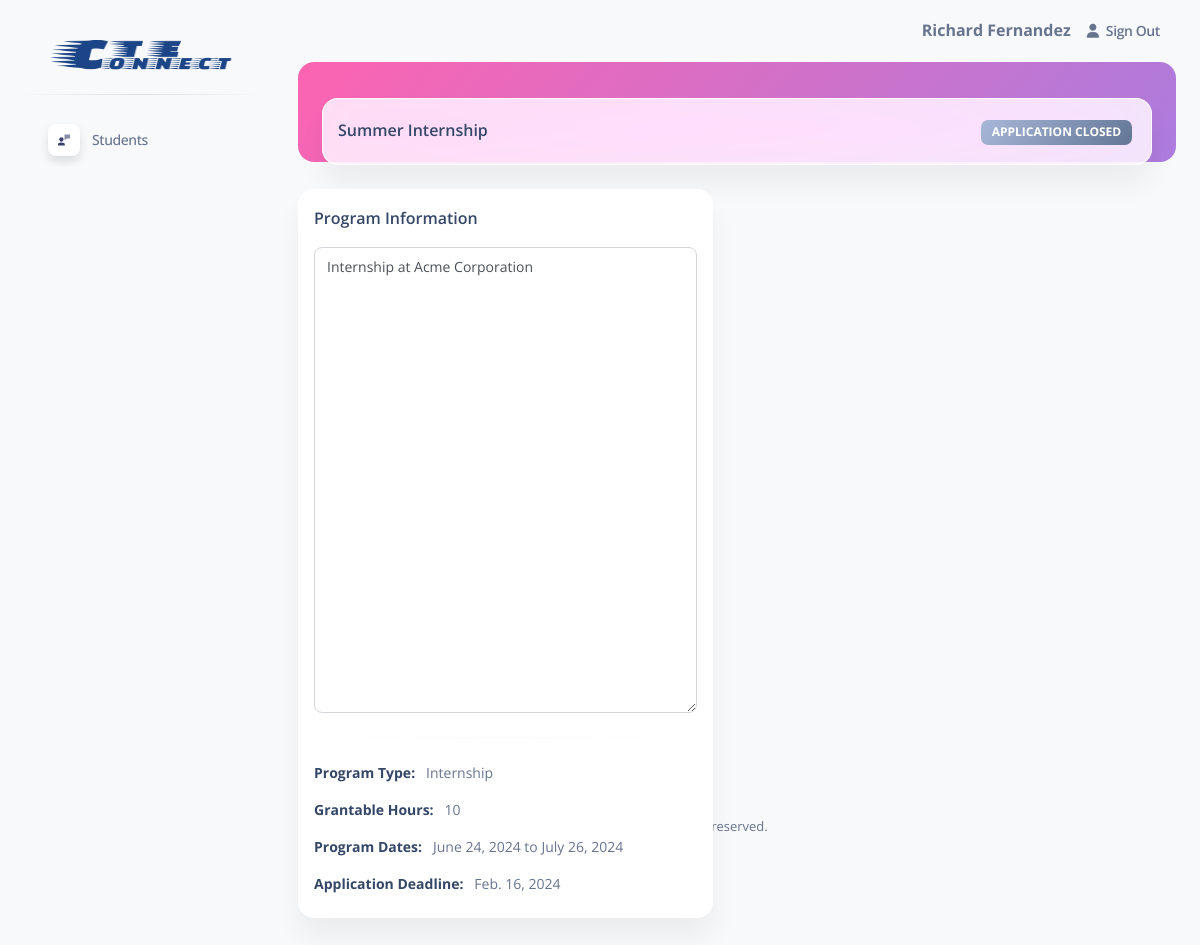
Page /job/3/ (signed in) on the committed database.
### cte/models.py (models this page shows, shortened)
class Job(models.Model):
    business = models.ForeignKey(Business, on_delete=models.CASCADE)
    title = models.CharField(max_length=100)
    type = models.CharField(max_length=100)
    description = models.TextField(max_length=600)
    hours = models.IntegerField(default=0)
    students = models.ManyToManyField(Student, blank=True)
    applicants = models.ManyToManyField(Student, related_name='applicants', blank=True)
    start_date = models.DateField()
    end_date = models.DateField()
    application_deadline = models.DateField()
    quick_apply = models.BooleanField(default=False)
    application_link = models.CharField(max_length=200, blank=True)

### cte/views.py (the view, shortened to what this page needs)
# urls.py: path("job/<int:job_id>/", views.job, name="job"),
@login_required(login_url='/login')
def job(request, job_id):
    if not Job.objects.filter(id=job_id).exists():
        return HttpResponseRedirect('/dashboard')
    job = Job.objects.get(id=job_id)
    past = False
    if job.application_deadline < time.date(time.now()):
        past = True
    if not Business.objects.filter(coordinator=request.user).exists():
        if not School.objects.filter(coordinator=request.user).exists():
            if not past:
                return render(request, 'cte/job_profile.html', {
                    "job": Job.objects.get(id=job_id),
                    "user_type": "Student",
                    "student": Student.objects.get(user=request.user),
                    "past": past,
                })
        else:
            return render(request, 'cte/job_profile.html', {
                "job": Job.objects.get(id=job_id),
                "user_type": "Coordinator",
                "past": past,
            })

### cte/templates/cte/job_profile.html (shortened to what this page needs)
{% extends "cte/layout.html" %}
{% load static %}
{% block content %}
<div class="container-fluid">
  <div class="page-header min-height-100 border-radius-xl mt-4">
    <span class="mask bg-gradient-primary opacity-6"></span>
  </div>
  <div class="card card-body blur shadow-blur mx-4 mt-n6 overflow-hidden">
    <div class="row gx-4">
      <div class="col-auto my-auto">
        <div class="h-100">
          <h5 class="mb-1" style="font-size: medium;">
            {{ job.title }}
          </h5>
        </div>
      </div>
      <div class="col-lg-4 col-md-6 my-sm-auto ms-sm-auto me-sm-0 mx-auto mt-3">
          <ul class="nav nav-pills nav-fill p-1 bg-transparent" role="tablist">
            <li class="nav-item" style="text-align: right;">
              {% if not past %}
                <span class="badge badge-sm bg-gradient-success">Application Open</span>
              {% else %}
                <span class="badge badge-sm bg-gradient-secondary">Application Closed</span>
              {% endif %}
            </li>
          </ul>
        </div>
    </div>
  </div>
</div>
<div class="container-fluid py-4">
  <div class="row" style="width:100%;">
    <div class="col-12 col-xl-4" style="width:50%; margin-bottom:1.5rem;">
      <div class="card h-100">
        <div class="card-header pb-0 p-3">
          <div class="row">
            <div class="col-md-8 d-flex align-items-center">
              <h6 class="mb-0">Program Information</h6>
            </div>
          </div>
        </div>
        <div class="card-body p-3">
          <textarea required rows="20" name="description" class="form-control" style="width:100%; height: fit-content;" readonly>{{ job.description }}</textarea>
          <hr class="horizontal gray-light my-4">
          <ul class="list-group">
            <li class="list-group-item border-0 ps-0 pt-0 text-sm"><strong class="text-dark">Program Type:</strong> &nbsp; {{ job.type }}</li>
            <li class="list-group-item border-0 ps-0 text-sm"><strong class="text-dark">Grantable Hours:</strong> &nbsp; {{ job.hours }}</li>
            <li class="list-group-item border-0 ps-0 text-sm"><strong class="text-dark">Program Dates:</strong> &nbsp; {{ job.start_date }} to {{ job.end_date }}</li>
            <li class="list-group-item border-0 ps-0 text-sm"><strong class="text-dark">Application Deadline:</strong> &nbsp; {{ job.application_deadline }}</li>
          </ul>
        </div>
      </div>
    </div>
  </div>
{% endblock %}

### cte/templates/cte/layout.html (shortened to what this page needs)
{% load static %}
<!DOCTYPE html>
<html lang="en">
<head>
  <link href="{% static 'cte/admin_assets/css/nucleo-icons.css' %}" rel="stylesheet" />
  <link href="{% static 'cte/admin_assets/css/nucleo-svg.css' %}" rel="stylesheet" />
  <link href="{% static 'cte/admin_assets/css/nucleo-svg.css' %}" rel="stylesheet" />
  <link id="pagestyle" href="{% static 'cte/admin_assets/css/soft-ui-dashboard.css' %}?v=1.0.7" rel="stylesheet" />
</head>
<body class="g-sidenav-show  bg-gray-100">
  <aside class="sidenav navbar navbar-vertical navbar-expand-xs border-0 border-radius-xl my-3 fixed-start ms-3 " id="sidenav-main">
    <div class="sidenav-header">
      <a class="navbar-brand m-0" href="/" target="_blank">
        <img style="width: 100%;" src="{% static 'cte/long_logo.png' %}">
      </a>
    </div>
    <hr class="horizontal dark mt-0">
    <div class="collapse navbar-collapse  w-auto " id="sidenav-collapse-main">
      <ul class="navbar-nav">
        {% if user_type == "Coordinator" %}
        <li class="nav-item">
          <a class="nav-link" href="/students/">
            <div class="icon icon-shape icon-sm shadow border-radius-md bg-white text-center me-2 d-flex align-items-center justify-content-center">
            </div>
            <span class="nav-link-text ms-1">Students</span>
          </a>
        </li>
        {% endif %}
      </ul>
    </div>
  </aside>
  <main class="main-content position-relative max-height-vh-100 h-100 border-radius-lg ">
    <nav class="navbar navbar-main navbar-expand-lg px-0 mx-4 shadow-none border-radius-xl" id="navbarBlur" navbar-scroll="true">
      <div class="container-fluid py-1 px-3">
        <div class="collapse navbar-collapse mt-sm-0 mt-2 me-md-0 me-sm-4" id="navbar">
          <div class="ms-md-auto pe-md-3 d-flex align-items-center">
            <b>{{ request.user.first_name }} {{ request.user.last_name }}</b>
          </div>
          <ul class="navbar-nav  justify-content-end">
            <li class="nav-item d-flex align-items-center">
              <a href="/logout/" class="nav-link text-body font-weight-bold px-0">
                <i class="fa fa-user me-sm-1"></i>
                <span class="d-sm-inline d-none">Sign Out</span>
              </a>
            </li>
          </ul>
        </div>
      </div>
    </nav>
    {% block content %}
    {% endblock %}
  </main>
  <footer class="footer pt-3  ">
    <div class="container-fluid">
      <div class="row align-items-center justify-content-lg-between">
        <div class="col-lg-6 mb-lg-0 mb-4" style="width:100%;">
          <div class="copyright text-center text-sm text-muted text-lg-start">
            <p style="text-align: center; font-size: small;">Copyright © <script> document.write(new Date().getFullYear()) </script> Lakshya Chauhan. All rights reserved.<br><b>Made in America.</b></p>
        </div>
      </div>
    </div>
  </footer>
</body>
</html>

### cte/static/cte/admin_assets/css/nucleo-svg.css (style rules this page uses)
.icon { display: inline-block; color: #111111; height: 1em; width: 1em; }
.icon-sm { height: 0.8em; width: 0.8em; }
.icon { fill: currentColor; stroke: none; }

### rows in the picture
Job: title "Summer Internship", description "Internship at Acme Corporation", type "Internship", hours "10", start_date "June 24, 2024", end_date "July 26, 2024", application_deadline "Feb. 16, 2024"

### other values in the picture
{{ request.user.first_name }} "Richard"
{{ request.user.last_name }} "Fernandez"
